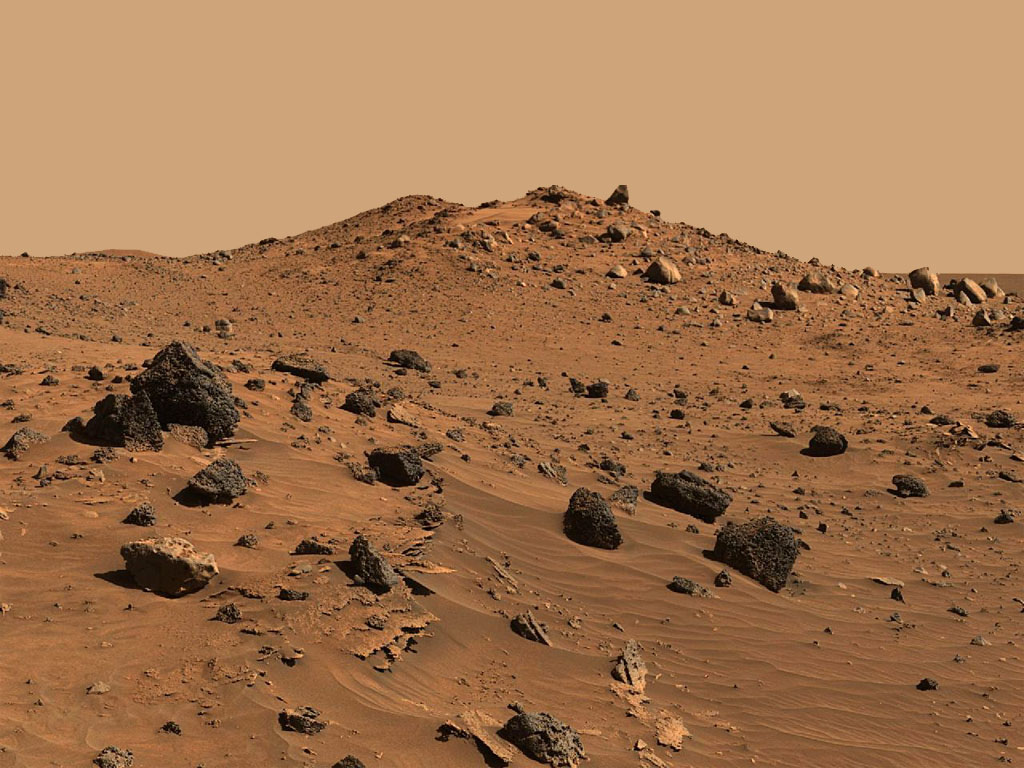
#> input picture Clutter/VGopBn.jpg, 1024 x 768 px; its folder holds only this picture in this run
$ python -i FE.py   (imports and definitions only)   (older library calls are emulated)
#> lines starting #> are read from the running program, lines starting #| are printed output that depends on the picture; after the words box and inside, x2 and y2 are one past the last pixel; in counts of white or black regions, pixels touching at a corner belong together
import os
import cv2
import numpy as np
import pandas as pd
from skimage.feature import canny
from scipy.fftpack import fft2, fftshift

def extract_msgggf(image_gray):
    grad_x = cv2.Sobel(image_gray, cv2.CV_64F, 1, 0, ksize=3)
    grad_y = cv2.Sobel(image_gray, cv2.CV_64F, 0, 1, ksize=3)
    gradient_magnitude = np.sqrt(grad_x**2 + grad_y**2)
    return np.histogram(gradient_magnitude, bins=10, range=(0, 255))[0]

def extract_msesgf(image_gray):
    edges = canny(image_gray, sigma=1.0)
    return np.array([np.sum(edges)])

def extract_msfdmaf(image_gray):
    f_transform = fft2(image_gray)
    f_transform_shifted = fftshift(f_transform)
    magnitude_spectrum = np.abs(f_transform_shifted)
    return [np.mean(magnitude_spectrum)]

def extract_msssf(image_gray):
    f_transform = fft2(image_gray)
    f_transform_shifted = fftshift(f_transform)
    spectrum = np.abs(f_transform_shifted)
    center = spectrum.shape[0] // 2
    left = np.sum(spectrum[:, :center])
    right = np.sum(spectrum[:, center:])
    return [np.abs(left - right)]

def extract_mssamf(image_gray):
    f_transform = fft2(image_gray)
    f_transform_shifted = fftshift(f_transform)
    spectrum = np.abs(f_transform_shifted)
    center = spectrum.shape[0] // 2, spectrum.shape[1] // 2
    distances = np.sqrt((np.arange(spectrum.shape[0])[:, None] - center[0])**2 +
                        (np.arange(spectrum.shape[1]) - center[1])**2)
    return [np.sum(spectrum * distances)]

def extract_features(image_path):
#> called with image_path = 'VGopBn.jpg'
    image = cv2.imread(image_path, cv2.IMREAD_GRAYSCALE)
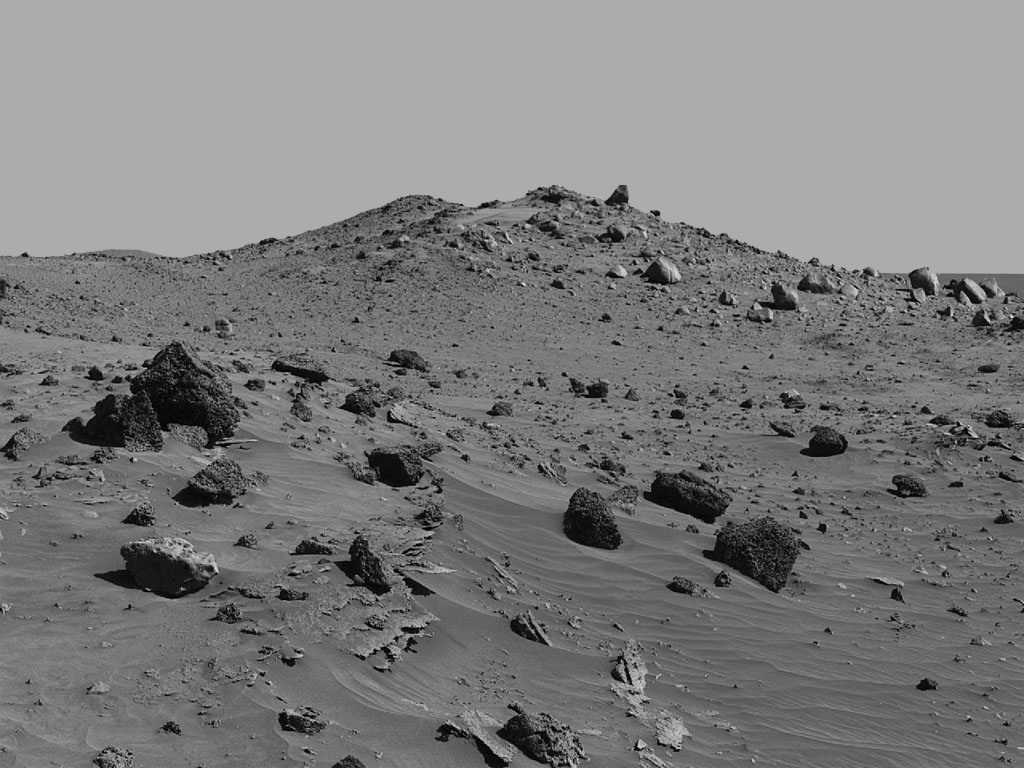
#> image: shape (768, 1024); min 0, max 235, mean 124
    if image is None:
        print(f"Warning: Unable to read image '{image_path}'. Skipping...")
        return np.concatenate(([os.path.basename(image_path)], np.zeros(14)))  # Return zeros if image can't be read
    msgggf = extract_msgggf(image)
#> in extract_msgggf, `grad_x = cv2.Sobel(image_gray, cv2.CV_64F, 1, 0, ksize=3)`:
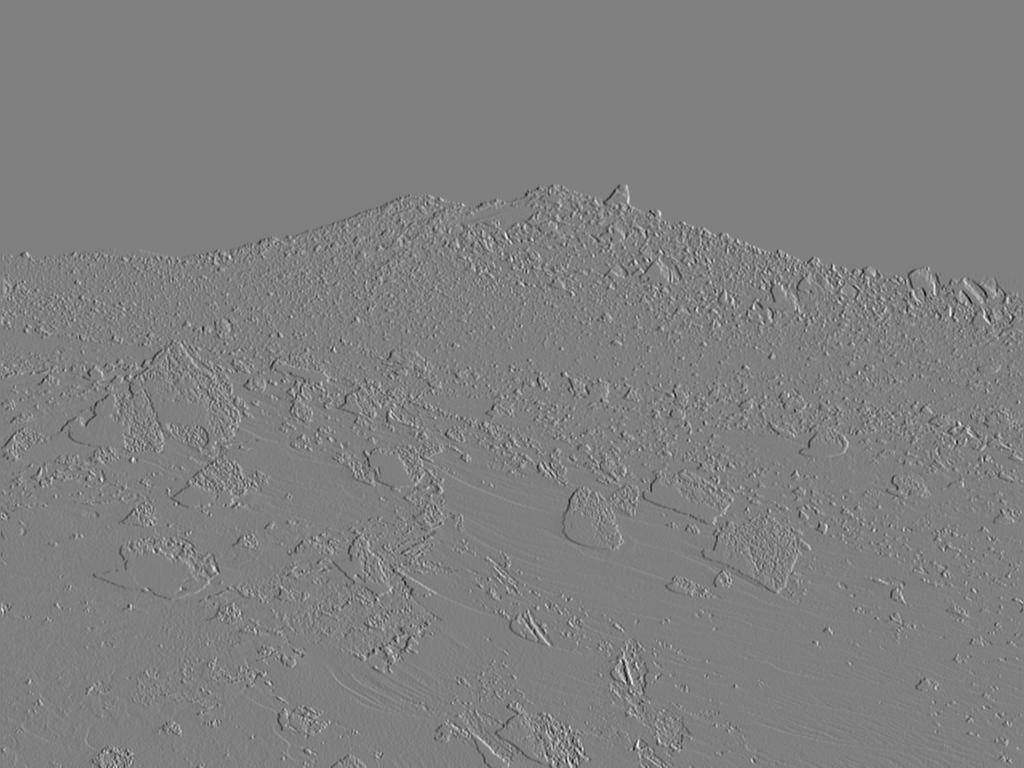
#> grad_x: shape (768, 1024) float64; min -718, max 712, mean 0; drawn with min black and max white
#> in extract_msgggf, `grad_y = cv2.Sobel(image_gray, cv2.CV_64F, 0, 1, ksize=3)`:
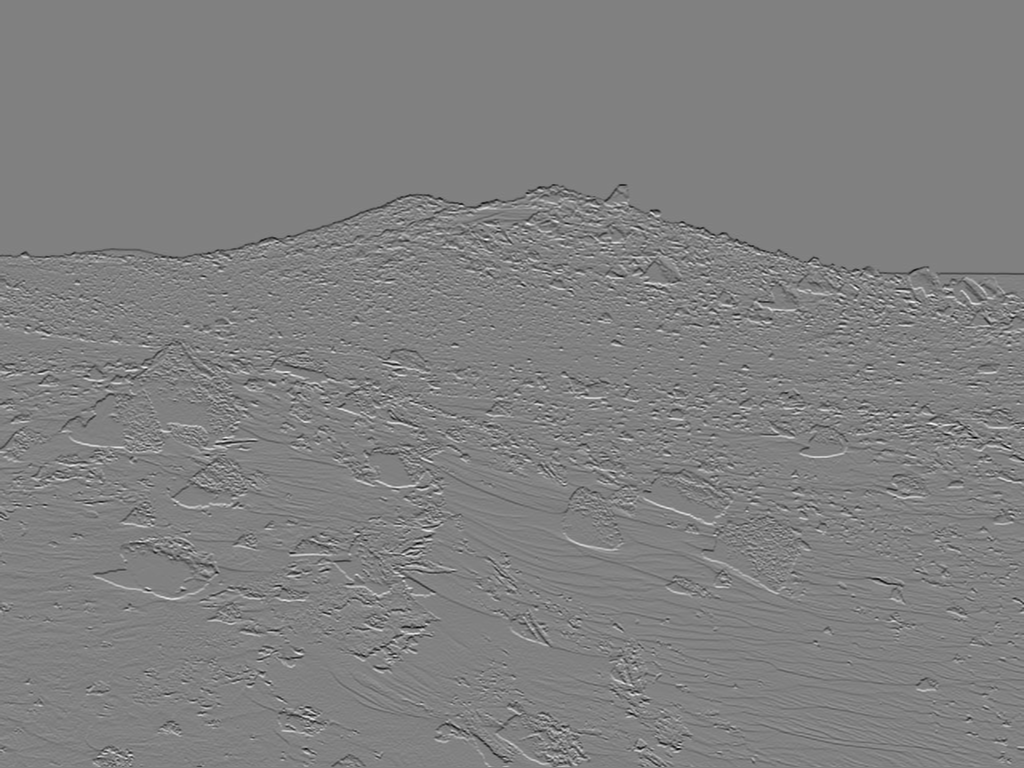
#> grad_y: shape (768, 1024) float64; min -742, max 726, mean -0.7; drawn with min black and max white
#> in extract_msgggf, `gradient_magnitude = np.sqrt(grad_x**2 + grad_y**2)`:
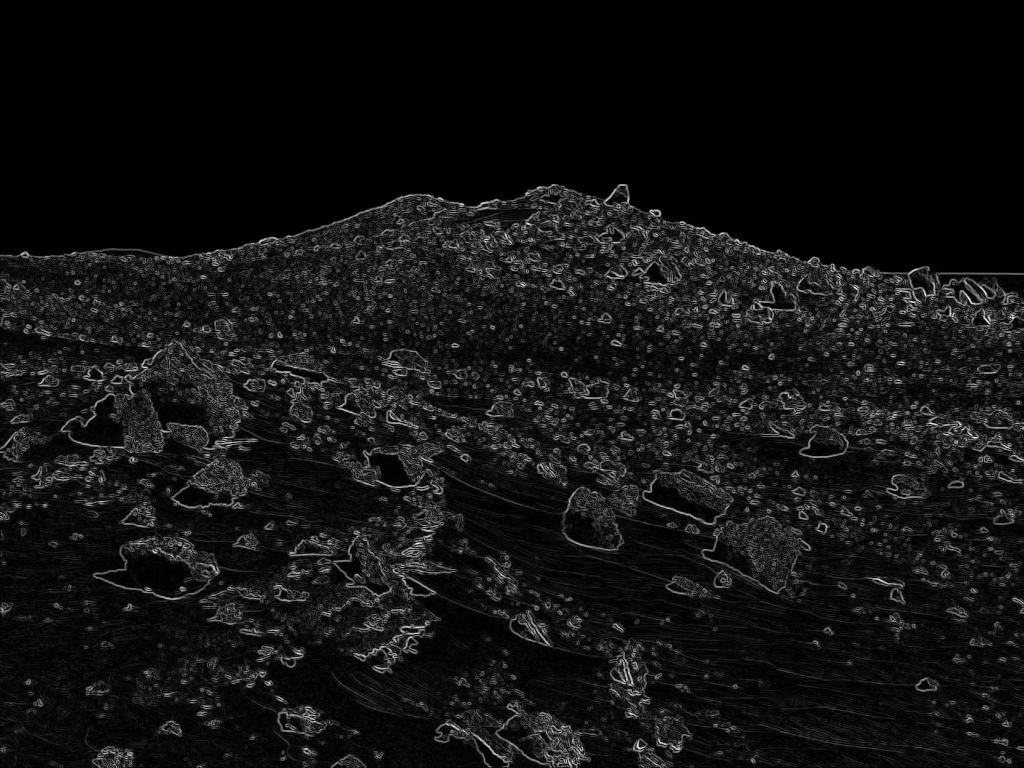
#> gradient_magnitude: shape (768, 1024) float64; min 0, max 769.9, mean 57.4; drawn with min black and max white
#> msgggf = [383921, 134427, 75931, 47898, 32818, 24199, 18601, 14664, 11594, 9431]
    msesgf = extract_msesgf(image)
#> in extract_msesgf, `edges = canny(image_gray, sigma=1.0)`:
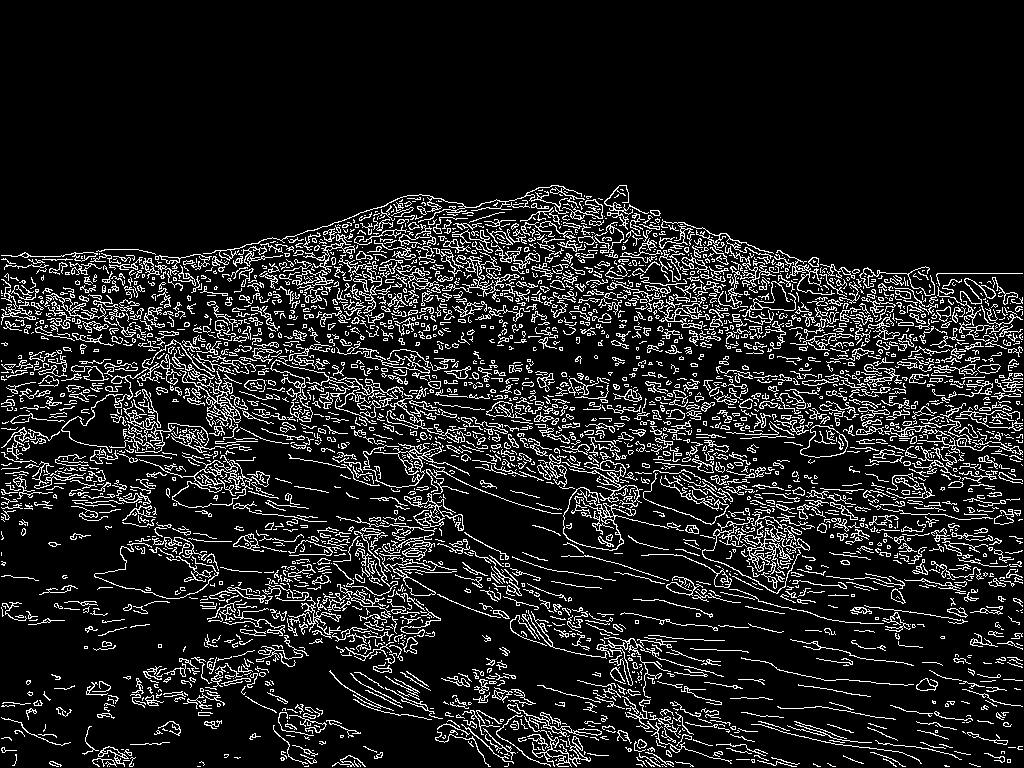
#> edges: shape (768, 1024) bool; 12.2% white in thin lines or dots, all inside (x1, y1, x2, y2) = (1, 185, 1023, 767)
#> msesgf = [96194]
    msfdmaf = extract_msfdmaf(image)
#> msfdmaf = [10596.6]
    msssf = extract_msssf(image)
#> in extract_msssf, `left = np.sum(spectrum[:, :center])`: left = 1.77e+09
#> in extract_msssf, `right = np.sum(spectrum[:, center:])`: right = 6.56e+09
#> msssf = [4.79e+09]
    mssamf = extract_mssamf(image)
#> mssamf = [1.73e+12]
    return np.concatenate(([os.path.basename(image_path)], msgggf, msesgf, msfdmaf, msssf, mssamf))

def process_images(folder_path, output_csv):
    if not os.path.exists(folder_path):
        print(f"Error: Folder '{folder_path}' not found.")
        return

    image_files = [f for f in os.listdir(folder_path) if f.lower().endswith(('png', 'jpg', 'jpeg'))]
    if not image_files:
        print(f"Error: No images found in '{folder_path}'.")
        return

    print(f"Processing {len(image_files)} images from '{folder_path}'...")

    feature_list = []
    for image_file in image_files:
        image_path = os.path.join(folder_path, image_file)
        print(f"Processing: {image_path}")  # Debugging
        features = extract_features(image_path)
        feature_list.append(features)

    columns = ['Image_Name'] + [f'MSGGGF_{i}' for i in range(10)] + ['MSESGF'] + ['MSFDMAF'] + ['MSSSF'] + ['MSSAMF']

    df = pd.DataFrame(feature_list, columns=columns)
    df.to_csv(output_csv, index=False)

    print(f"Feature extraction completed. Output saved to {output_csv}")

def main():
    folder_path = r"C:\Users\Yuvraj\OneDrive\Files\Work\MARS\msl-images\calibrated"
    output_csv = "output_features.csv"
    process_images(folder_path, output_csv)

# [2 lines not run here, left out]

>>> result = extract_features('VGopBn.jpg')
